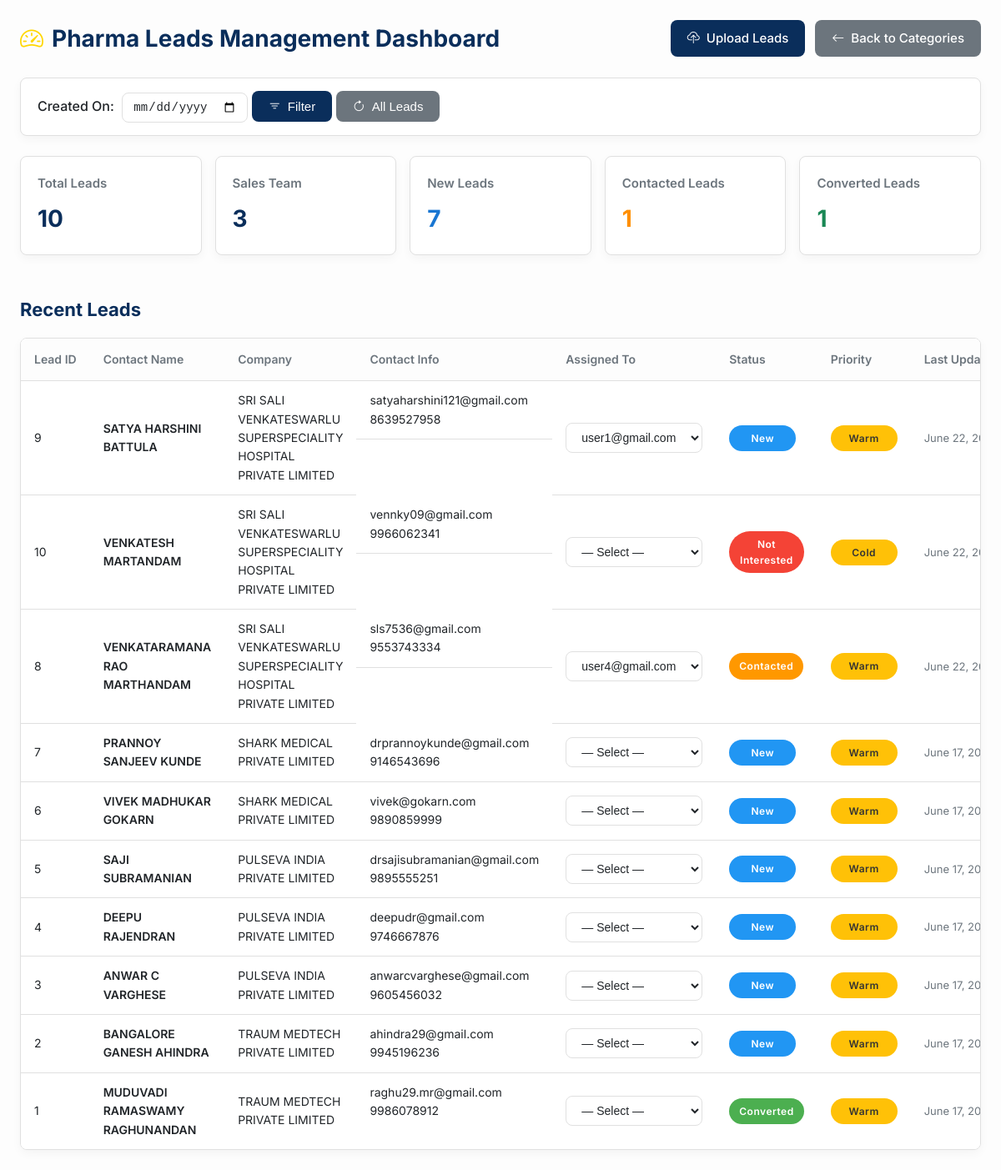
The app's page /adminDashboard/1, older data.
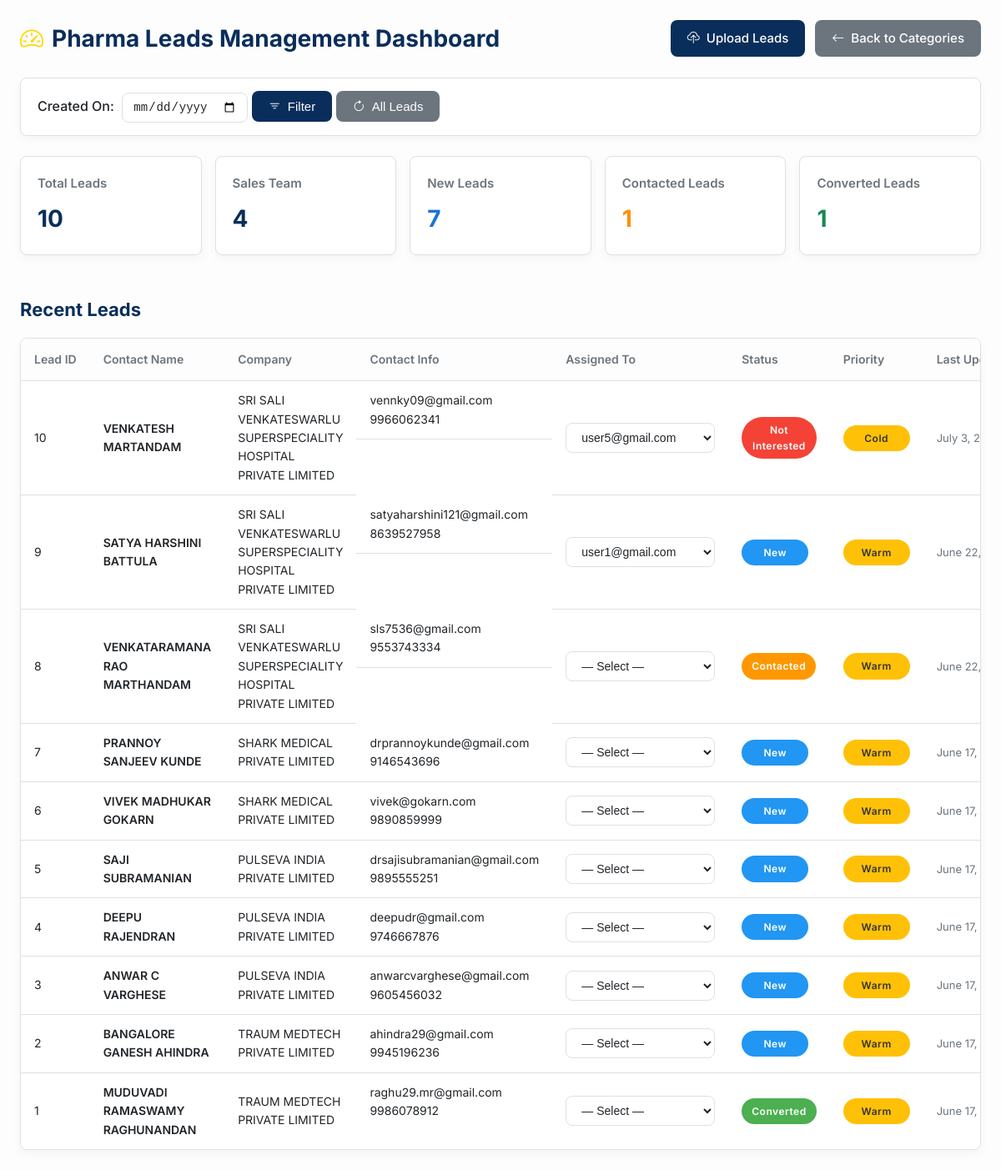
The same page, newer data.
### salesmanPanel/models.py (models this page shows, shortened)
class Lead(models.Model):
    STATUS_CHOICES = [
        ('New', 'New'),
        ('Contacted', 'Contacted'),
        ('In Discussion', 'In Discussion'),
        ('Not Interested', 'Not Interested'),
        ('Converted', 'Converted'),
    ]
    PRIORITY_CHOICES = [
        ('Hot', 'Hot'),
        ('Warm', 'Warm'),
        ('Cold', 'Cold'),
    ]
    name = models.CharField(max_length=100)
    email = models.EmailField()
    phone = models.CharField(max_length=15)
    city = models.CharField(max_length=100, blank=True)
    company = models.CharField(max_length=100, blank=True)
    role = models.CharField(max_length=100, blank=True)
    interest = models.TextField(null=True)
    budget = models.CharField(max_length=50, blank=True)
    lead_source = models.CharField(max_length=100, blank=True)
    status = models.CharField(max_length=20, choices=STATUS_CHOICES, default='New')
    priority = models.CharField(max_length=10, choices=PRIORITY_CHOICES, default='Warm')
    notes = models.TextField(blank=True)
    assigned_to = models.ForeignKey(settings.AUTH_USER_MODEL, on_delete=models.SET_NULL, null=True, blank=True)
    created_at = models.DateTimeField(auto_now_add=True)
    updated_at = models.DateTimeField(auto_now=True)
    category = models.ForeignKey('category', on_delete=models.SET_NULL, null=True, blank=True)

class CustomUser(AbstractUser):
    phone = models.CharField(max_length=15)
    address = models.TextField(blank=True)
    region = models.CharField(max_length=100)
    is_approved = models.BooleanField(default=False)

### salesmanPanel/views.py (the view)
# urls.py: path('adminDashboard/<int:category_id>', views.adminDashboard, name='adminDashboard'),
def adminDashboard(request, category_id=None):
    leads_queryset = Lead.objects.filter(category_id=category_id)  # Filter by category first
    selected_category = category.objects.filter(id=category_id).first() if category_id else None
    created_on_date_str = request.GET.get('created_on_date')
    if created_on_date_str:
        try:
            selected_date = datetime.strptime(created_on_date_str, '%Y-%m-%d').date()
            leads_queryset = leads_queryset.filter(created_at__date=selected_date)
        except ValueError:
            created_on_date_str = None  # Reset to not pre-fill if invalid
    leads = leads_queryset.order_by('-updated_at')
    total_leads = leads.count()
    new_leads = leads.filter(status='New').count()
    contacted_leads = leads.filter(status='Contacted').count()
    qualified_leads = leads.filter(status='Converted').count()  # Or 'Won' based on your model/logic
    converted_leads = qualified_leads  # Using 'Qualified' as a proxy for converted, adjust as needed
    salesmen = CustomUser.objects.filter(is_staff=False)  # Assuming non-staff are salesmen
    total_salesmen = salesmen.count()
    context = {
        'selected_category': selected_category,  # Pass the category name for the header
        'category_id': category_id,
        'total_leads': total_leads,
        'total_salesmen': total_salesmen,
        'new_leads': new_leads,
        'contacted_leads': contacted_leads,
        'converted_leads': converted_leads,
        'leads': leads,
        'users': salesmen,  # Pass salesmen (non-staff users) for assignment dropdown
        'current_created_on_date': created_on_date_str,  # Pass back to template for pre-filling
    }
    return render(request, 'salesmanPortal/adminDashboard.html', context)

### salesmanPanel/models.py (called while the page is built)
    def __str__(self):
        return self.name

### templates/salesmanPortal/adminDashboard.html (shortened to what the changed rows need)
<!DOCTYPE html>
<html lang="en">
<head>
    {% load static %}
    <link rel="stylesheet" href="{% static 'css/admin_dashboard.css' %}">
    <link rel="stylesheet" href="https://cdn.jsdelivr.net/npm/bootstrap-icons@1.11.1/font/bootstrap-icons.css">
</head>
<body>
    <div class="container">
        <div class="dashboard-header">
            <h1>
                <i class="bi bi-speedometer2"></i>
                {% if selected_category %}
                    {{ selected_category }} Management Dashboard
                {% else %}
                    Leads Management Dashboard
                {% endif %}
            </h1>
        </div>
        <div class="stats-container">
            <div class="stat-card">
                <h3>Sales Team</h3>
                <p>{{ total_salesmen }}</p>
            </div>
        </div>
        <h2 class="section-header">Recent Leads</h2>
        <div class="table-container">
            <table class="leads-table">
                <thead>
                    <tr>
                        <th>Lead ID</th>
                        <th>Contact Name</th>
                        <th>Company</th>
                        <th>Contact Info</th>
                        <th>Assigned To</th>
                        <th>Status</th>
                        <th>Priority</th>
                        <th>
                            Last Updated <span class="sort-indicator">▼</span>
                        </th>
                    </tr>
                </thead>
                <tbody>
                    {% if leads %}
                        {% for lead in leads %}
                        <tr class="clickable-row" data-href="{% url 'viewLead' lead.id %}">
                            <td>{{ lead.id }}</td>
                            <td>
                                <div class="contact-name">{{ lead.name|default:"—" }}</div>
                            </td>
                            <td>{{ lead.company|default:"—" }}</td>
                            <td class="contact-info">
                                <div>{{ lead.email|default:"—" }}</div>
                                <div>{{ lead.phone|default:"" }}</div>
                            </td>
                            <td class="no-click">
                                <select onchange="assignLead(this, {{ lead.id }})" class="select-dropdown">
                                    <option value="">— Select —</option>
                                    {% for user in users %}
                                        {% if not user.is_staff %}
                                            <option value="{{ user.id }}" {% if lead.assigned_to and user.id == lead.assigned_to.id %}selected{% endif %}>
                                                {{ user.email }}
                                            </option>
                                        {% endif %}
                                    {% endfor %}
                                </select>
                            </td>
                            <td>
                                {% if lead.status == 'New' %}
                                    <span class="badge status-new">New</span>
                                {% elif lead.status == 'Contacted' %}
                                    <span class="badge status-contacted">Contacted</span>
                                {% elif lead.status == 'In Discussion' %}
                                    <span class="badge status-qualified">In Discussion</span>
                                {% elif lead.status == 'Not Interested' %}
                                    <span class="badge status-lost">Not Interested</span>
                                {% elif lead.status == 'Converted' %}
                                    <span class="badge status-won">Converted</span>
                                {% else %}
                                    <span class="badge status-pending">{{ lead.status|default:"New" }}</span>
                                {% endif %}
                            </td>
                            <td>
                                {% if lead.priority == 'High' %}
                                    <span class="badge priority-high">High</span>
                                {% elif lead.priority == 'Medium' %}
                                    <span class="badge priority-medium">Medium</span>
                                {% elif lead.priority == 'Low' %}
                                    <span class="badge priority-low">Low</span>
                                {% else %}
                                    <span class="badge priority-medium">{{ lead.priority|default:"Medium" }}</span>
                                {% endif %}
                            </td>
                            <td class="time-ago" title="{{ lead.updated_at|date:'Y-m-d H:i' }}">
                                {% with updated=lead.updated_at %}
                                    {{ updated }} ago
                                {% endwith %}
                            </td>
                        </tr>
                        {% endfor %}
                    {% else %}
                    <tr>
                        <td colspan="8" class="empty-state">No leads available for the selected date.</td>
                    </tr>
                    {% endif %}
                </tbody>
            </table>
        </div>
    </div>
</body>
</html>

Row changes from the older to the newer data that the page shows:
changed Lead "VENKATESH MARTANDAM": assigned_to+id "— Select —" → "user5@gmail.com"; updated_at "June 22,…" → "July 3,…"; moves up the list
changed Lead "VENKATARAMANA RAO MARTHANDAM": id "user4@gmail.com" → "— Select —"
Text that changed along with them:
{{ total_salesmen }}: "3" → "4"
